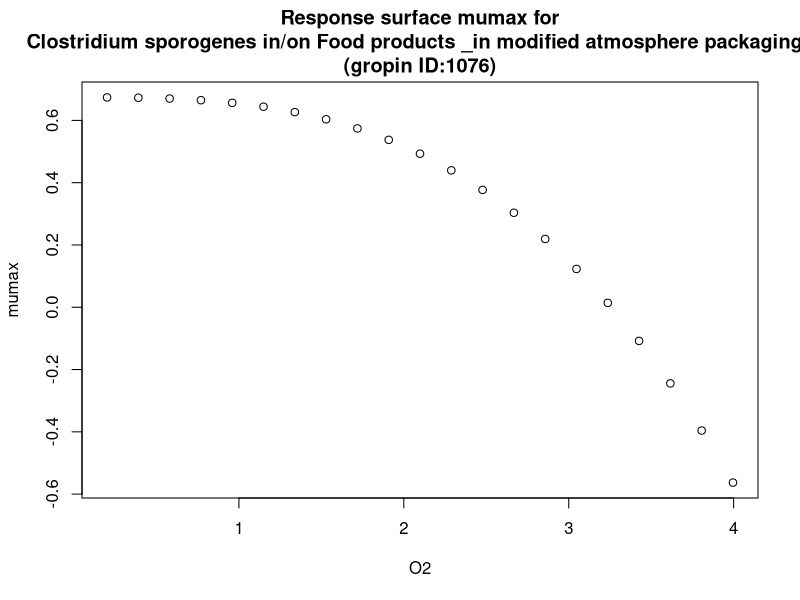

Source code (R):
#############################
# start of Parameter script
#############################
O2 <- seq(0.2002,3.996003996004,length.out=21)
#############################
# end of Parameter script
#############################
############################# 
# start of Model script Gropin ID 1076 
#############################
 
# constant coefficients for this model
 
variables <- data.frame(O2)
argumentsPar <- expand.grid(variables)
 
# heart of the model
response_surface <- function(O2) {
   mumax <-0.674*(1-(O2/3.26)^2.983)

return(mumax=mumax)
} 

# output parameters
responseSurface <- cbind(argumentsPar,response_surface(argumentsPar['O2']))
colnames(responseSurface) <- c(colnames(argumentsPar),'mumax')
#############################
# End of Model script
#############################
############################# 
# start of Visualisation script Gropin ID 1076 
#############################
plot(O2,responseSurface$'mumax',xlab='O2',
                          ylab='mumax',main='Response surface mumax for
Clostridium sporogenes in/on Food products _in modified atmosphere packaging_
(gropin ID:1076)')
#############################
# End of Visualisation script
#############################
